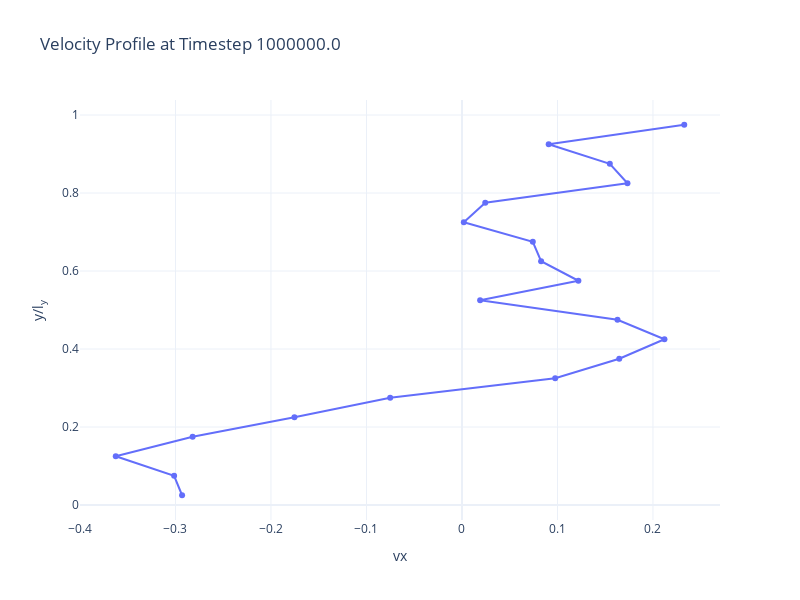

Notebook code cell kept with this figure:
### Code cell
time = 1e6
plot_vx(time)

### Figure 1 — Plotly figure (JSON) as saved in the notebook; plotly's stock layout.template omitted (floating-point values rounded to 4 significant figures)
{"data": [{"mode": "lines+markers", "name": "Timestep 1000000.0", "type": "scatter", "x": [-0.2931, -0.3014, -0.3625, -0.282, -0.1754, -0.07519, 0.09762, 0.1647, 0.212, 0.1629, 0.01902, 0.1219, 0.08286, 0.07418, 0.001954, 0.02439, 0.1733, 0.1548, 0.09081, 0.2328], "y": [0.025, 0.075, 0.125, 0.175, 0.225, 0.275, 0.325, 0.375, 0.425, 0.475, 0.525, 0.575, 0.625, 0.675, 0.725, 0.775, 0.825, 0.875, 0.925, 0.975]}], "layout": {"height": 600, "title": {"text": "Velocity Profile at Timestep 1000000.0"}, "width": 800, "xaxis": {"title": {"text": "vx"}}, "yaxis": {"title": {"text": "y/l<sub>y</sub>"}}}}
